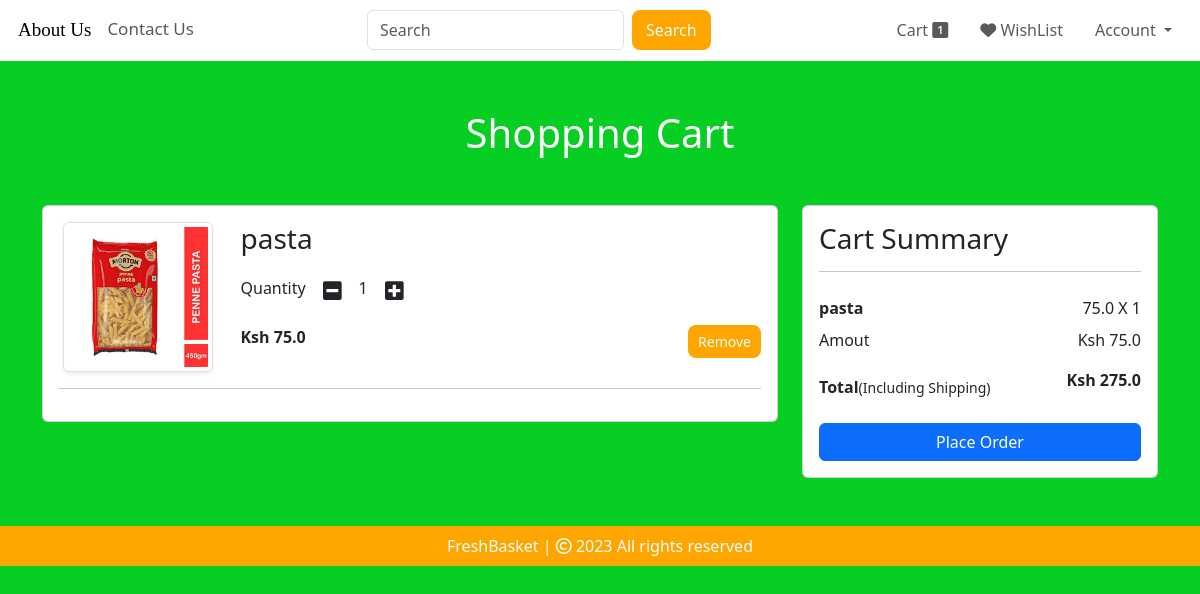
The page /cart (signed in) on the database its author committed.
### website/models.py (models this page shows, shortened)
class Cart(db.Model):
    id = db.Column(db.Integer, primary_key=True)
    quantity = db.Column(db.Integer, nullable=False)
    customer_link = db.Column(db.Integer, db.ForeignKey('customer.id'), nullable=False)
    product_link = db.Column(db.Integer, db.ForeignKey('product.id'), nullable=False)

class Product(db.Model):
    id = db.Column(db.Integer, primary_key=True)
    product_name = db.Column(db.String(100), nullable=False)
    current_price = db.Column(db.Float, nullable=False)
    previous_price = db.Column(db.Float, nullable=False)
    in_stock = db.Column(db.Integer, nullable=False)
    product_picture = db.Column(db.String(1000), nullable=False)
    flash_sale = db.Column(db.Boolean, default=False)
    date_added = db.Column(db.DateTime, default=datetime.utcnow)
    carts = db.relationship('Cart', backref=db.backref('product', lazy=True))
    orders = db.relationship('Order', backref=db.backref('product', lazy=True))

### website/views.py (the view)
@views.route('/cart')
@login_required
def show_cart():
    cart = Cart.query.filter_by(customer_link=current_user.id).all()
    amount = 0
    for item in cart:
        amount += item.product.current_price * item.quantity
    return render_template('cart.html', cart=cart, amount=amount, total=amount+200)

### website/__init__.py (called while the page is built)
def create_app():
    app = Flask(__name__)
    app.config['SECRET_KEY'] = 'dfgdfji oijfoijdf'
    app.config['SQLALCHEMY_DATABASE_URI'] = f'sqlite:///{DB_NAME}'
    db.init_app(app)
    @app.errorhandler(404)
    def page_not_found(error):
        return render_template('404.html')
    login_manager = LoginManager()
    login_manager.init_app(app)
    login_manager.login_view = 'auth.login'
    @login_manager.user_loader
    def load_user(id):
        return Customer.query.get(int(id))
    from .views import views
    from .admin import admin
    from .auth import  auth
    from .models import Customer, Cart , Product , Order
    app.register_blueprint(views,url_prefix = "/")
    app.register_blueprint(admin, url_prefix="/")
    app.register_blueprint(auth, url_prefix="/")
    with app.app_context():
        create_database()
    return app

### website/templates/cart.html (shortened to what this page needs)
{% extends 'base.html' %}
{% block body %}
<div class="container my-5">
    <div class="row">
        {% if cart %}
        <h1 class="text-center mb-5" style="color: white;">Shopping Cart</h1>
        <div class="col-sm-8">
            <div class="card">
                <div class="card-body">
                    {% for item in cart %}
                    <div class="row">
                        <div class="col-sm-3 text-center align-self-center">
                            <img src="{{ item.product.product_picture }}" alt="" class="img-fluid img-thumbnail shadow-sm" height="150px" width="150px">
                        </div>
                        <div class="col-sm-9">
                            <div>
                                <h3>{{ item.product.product_name }}</h3>
                                <div class="my-3">
                                    <label for="quantity">Quantity</label>
                                    <a class="minus-cart btn" pid="{{item.id}}"><i class="fas fa-minus-square fa-lg"></i></a>
                                    <span id="quantity">{{ item.quantity }}</span>
                                    <a class="plus-cart btn " pid="{{ item.id }}"><i class="fas fa-plus-square fa-lg"></i></a>
                                </div>
                                <div class="d-flex justify-content-between">
                                    <p class="mb-0"><span><strong>Ksh {{ item.product.current_price }}</strong></span></p>
                                    <a href="" class="remove-cart btn btn-sm btn-secondary mr-3 " pid="{{item.id}}">Remove</a>
                                </div>
                            </div>
                        </div>
                    </div>
                    <hr>
                    {% endfor %}
                </div>
            </div>
        </div>
        <div class="col-sm-4">
            <div class="card">
                <div class="card-body">
                    <h3>Cart Summary </h3>
                    <hr color="black">
                    <ul class="list-group">
                        {% for item in cart %}
                        <li class="list-group-item d-flex justify-content-between align-items-center border-0 px-0 pb-0"><strong>{{item.product.product_name}}</strong><span id="amount">{{item.product.current_price}} X <span id="quantity{{item.id}}">{{ item.quantity}}</span></span></li>
                        {% endfor %}
                        <li class="list-group-item d-flex justify-content-between align-items-center border-0 px-0 pb-0">Amout <span>Ksh <span id="amount_tt">{{ amount }}</span></span></li>
                        <li class="list-group-item d-flex justify-content-between align-items-center border-0 px-0 mb-3">
                            <div style="margin-top: 15px;">
                                <strong>Total</strong><small>(Including Shipping)</small>
                            </div>
                            <span><strong>Ksh </strong><span id="totalamount"><strong>{{ total }}</strong></span></span>
                        </li>
                    </ul>
                    <div class="d-grid"><a href="/place-order" class="btn btn-primary">Place Order</a></div>
                </div>
            </div>
        </div>
        {% else %}
        <h1 class="text-center mb-5" style="color: white;">Your Cart is Empty</h1>
        {% endif %}
    </div>
</div>
{% endblock %}

### website/static/css/style.css (style rules this page uses)
.d-flex .btn { background: orange; border: 2px solid orange; border-radius: 8px; color: #fff; }

### rows shown on the page
Cart: product.product_picture (picture), product.product_name "pasta", quantity "1", product.current_price "75.0"

### other values the page prints
{{ amount }} "75.0"
{{ total }} "275.0"
